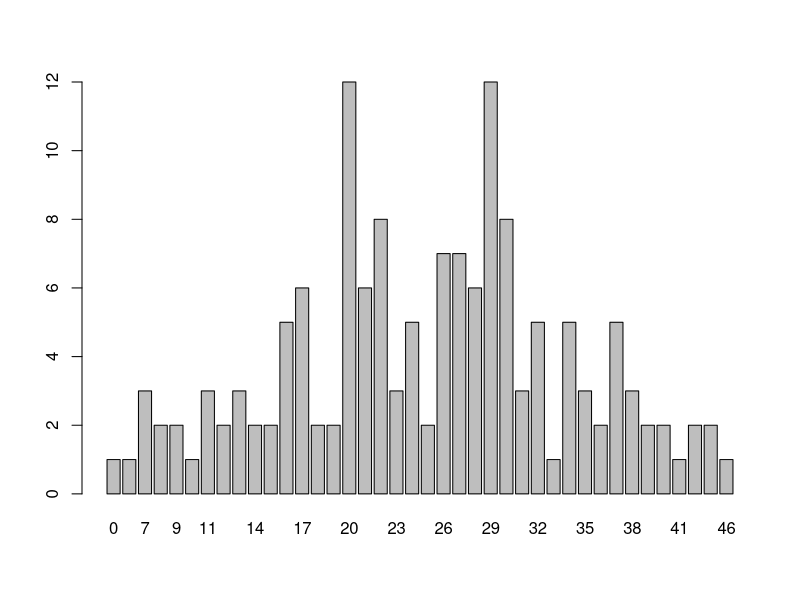
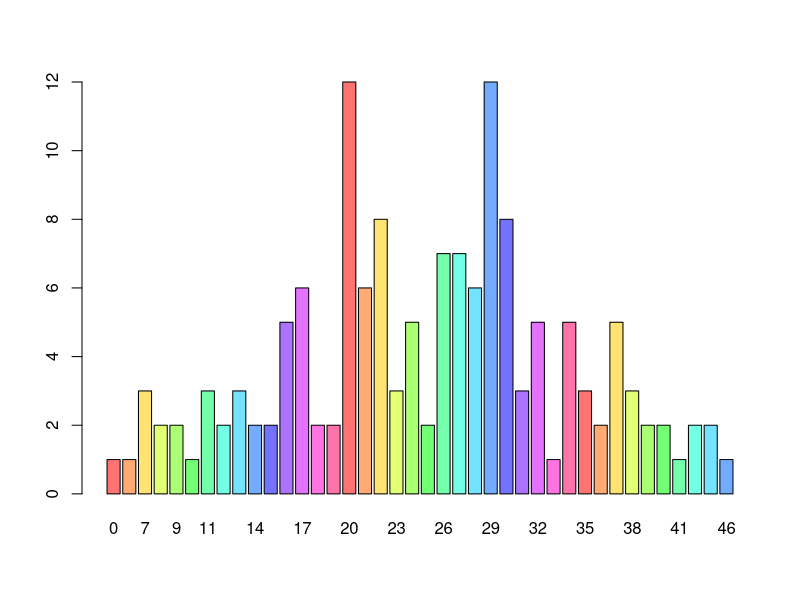
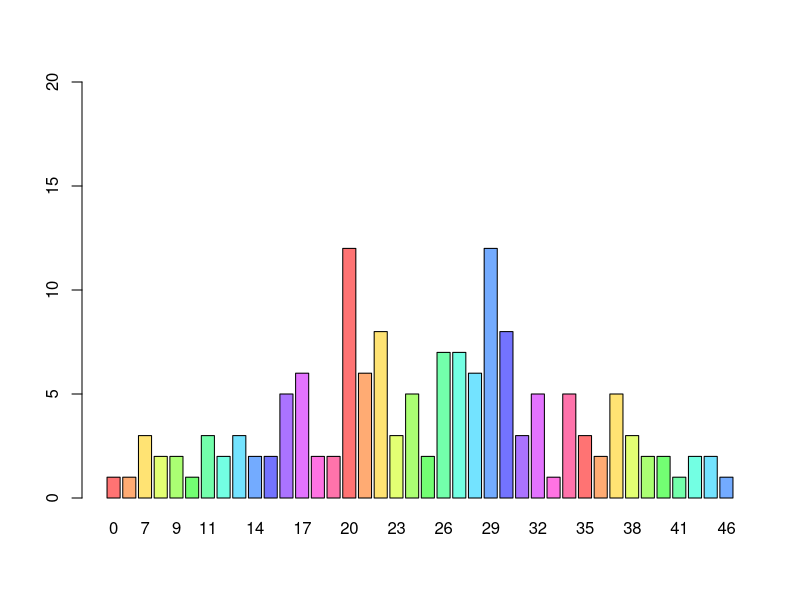
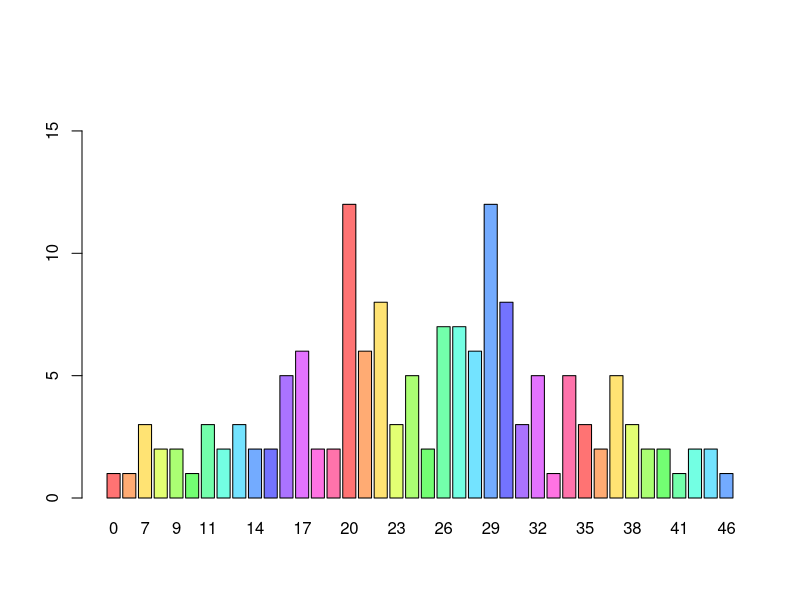
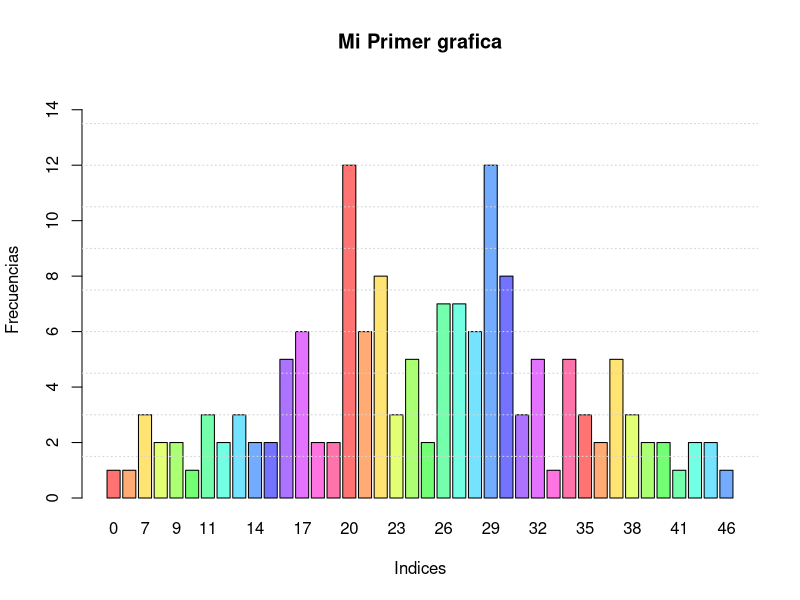
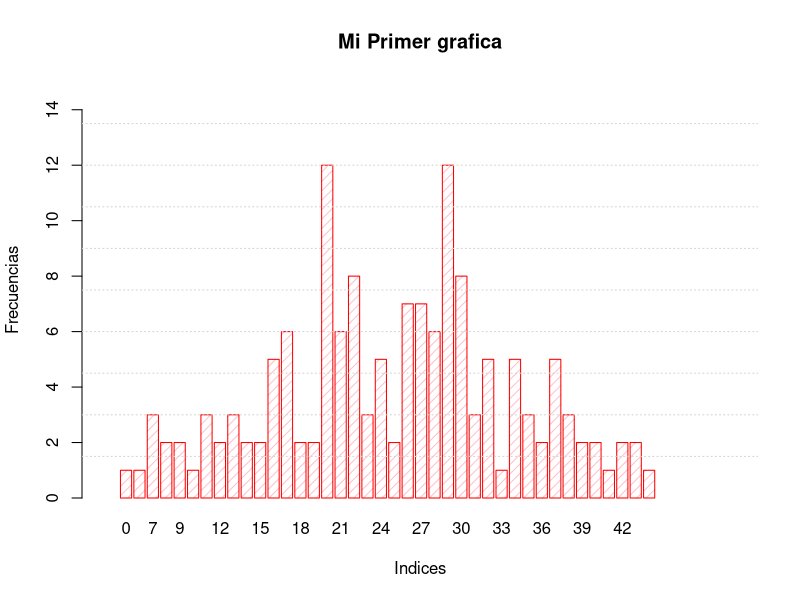
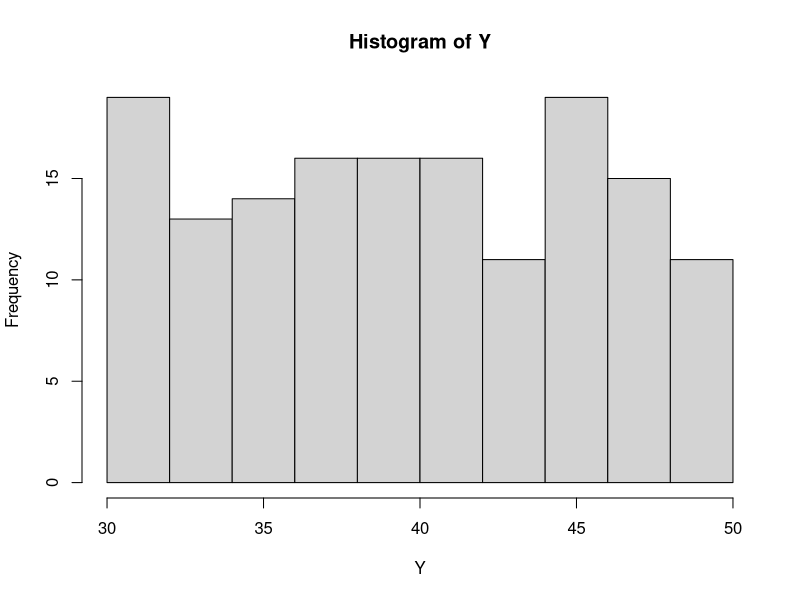
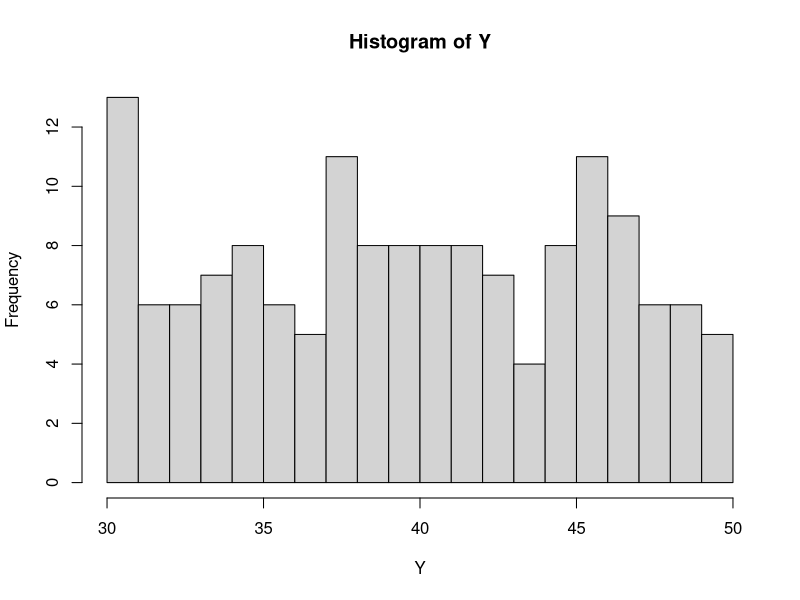

These figures' R source, in order:
setwd("C:/Users/Alumno/Desktop/Muestreo/ClaseProba")
#----------------------------------------------
NumVar <- 150
NumMuestras <- 30
Datos <- matrix(0,NumVar,NumMuestras); View(Datos)
#----------------------------------------------
set.seed(550)
#----------------------------------------------
for(i in 1:NumMuestras){
  Datos[,i] <- round(runif(NumVar,30,50))
}
View(Datos)
Ind <- abs(round(rnorm(150,24,10))); View(Ind)
MiBDD <- cbind(Ind,Datos); View(MiBDD)
#----------------------------------------------
head(MiBDD,5)
#----------------------------------------------
X <- MiBDD[,1]; head(X,15)
Y <- MiBDD[,2]; head(Y,15)
#----------------------------------------------
contando <- table(X); print(contando)
#----------------------------------------------
barplot(contando)

barplot(contando,
        col=rainbow(15,0.55))

barplot(contando,
        col=rainbow(15,0.55),
        ylim = c(0,20))


barplot(contando,
        col=rainbow(15,0.55),
        ylim = c(0,17))

barplot(contando,
        col=rainbow(15,0.55),
        ylim = c(0,15),
        xlab = 'Indices',
        ylab = 'Frecuencias',
        main = 'Mi Primer grafica')
grid(1.5,10)

barplot(contando,
        col  = 'pink',#rainbow(15,0.55),
        ylim = c(0,15),
        xlim = c(-1,55),
        xlab = 'Indices',
        ylab = 'Frecuencias',
        border="red",
        main = 'Mi Primer grafica',
        density = 15)
grid(1.5,10)
#----------------------------------------------
nbreaks = 15
hist(Y)
hist(Y,breaks=nbreaks)
hist(Y,breaks=nbreaks,
     col=rainbow(15,0.35))
hist(Y,breaks=nbreaks,
     col=rainbow(15,0.35),
     main = 'Mediciones de Tiempos de traslado',
     xlab = 'Frecuencias',
     ylab = 'Tiempos',
     ylim = c(0,15))

hist(Y,breaks=nbreaks,
#     col=rainbow(15,0.35),
     main = 'Mediciones de Tiempos de traslado',
     xlab = 'Frecuencias',
     ylab = 'Tiempos',
     ylim = c(0,15),
     col="darkmagenta",
     freq=TRUE)
Temperature <- Y


h <- hist(Temperature,breaks=nbreaks,
          col=rainbow(15,0.35),
          main = 'Mediciones de Tiempos de traslado',
          xlab = 'Frecuencias',
          ylab = 'Tiempos',
          ylim = c(0,15),
          freq=TRUE)
summary(h)
text(h$mids,h$counts,
     labels=h$counts, adj=c(0.5, -0.5))

h <- hist(Temperature,breaks=nbreaks,
          col=rainbow(15,0.35),
          main = 'Mediciones de Tiempos de traslado',
          xlab = 'Frecuencias',
          ylab = 'Tiempos',
          ylim = c(0,15),
          freq=TRUE)
summary(h)
text(h$mids,h$counts,
     labels=h$counts, adj=c(0.5, -0.5))

pdf("MiGrafica1.pdf")
h <- hist(Temperature,breaks=nbreaks,
          col=rainbow(15,0.35),
          main = 'Mediciones de Tiempos de traslado',
          xlab = 'Frecuencias',
          ylab = 'Tiempos',
          ylim = c(0,15),
          freq=TRUE)
summary(h)
text(h$mids,h$counts,
     labels=h$counts, adj=c(0.5, -0.5))
dev.off()
#----------------------------------------------
# simulacion de edades y tiempos de traslado

Edades <- rnorm(NumVar,22,1.5)
Ttrasl <- rnorm(NumVar,90,3.5)
plot(Edades,Ttrasl)



#----------------------------------------------
